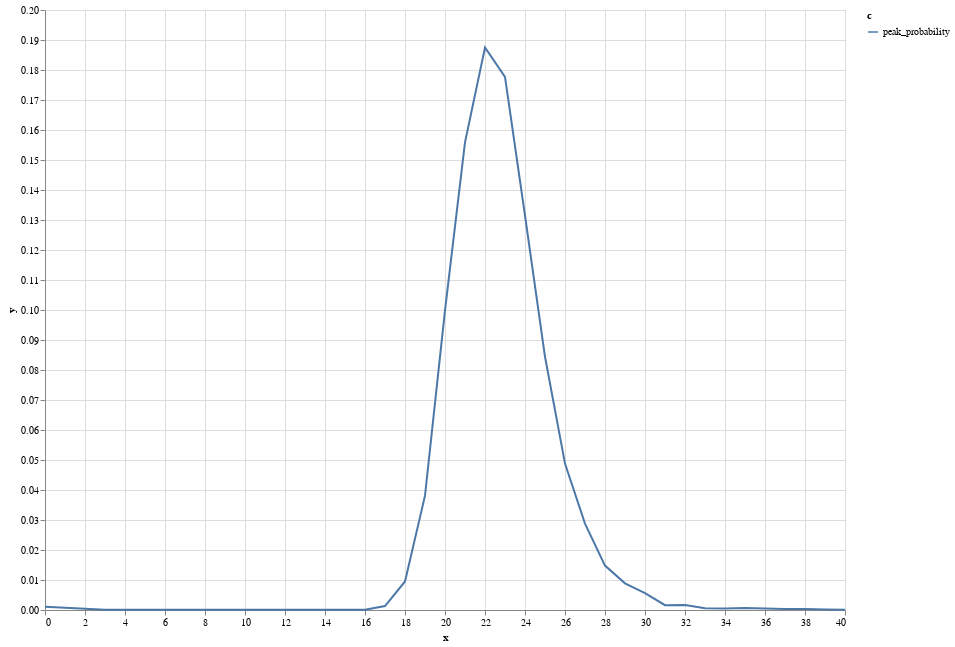

Notebook source saved alongside this figure:
### Markdown cell above
Running this produces a data series we can plot:

### Code cell
plot(loadCSV("cpp/runner2_out.csv"), "time")

### Figure 1 — Vega-Lite specification as saved in the notebook (floating-point values rounded to 4 significant figures)
{"$schema": "https://vega.github.io/schema/vega-lite/v4.json", "data": {"values": [{"c": "peak_probability", "x": "0", "y": "0.0011"}, {"c": "peak_probability", "x": "3", "y": "0.0001"}, {"c": "peak_probability", "x": "16", "y": "0.0001"}, {"c": "peak_probability", "x": "17", "y": "0.0013"}, {"c": "peak_probability", "x": "18", "y": "0.0095"}, {"c": "peak_probability", "x": "19", "y": "0.0381"}, {"c": "peak_probability", "x": "20", "y": "0.0999"}, {"c": "peak_probability", "x": "21", "y": "0.1559"}, {"c": "peak_probability", "x": "22", "y": "0.1875"}, {"c": "peak_probability", "x": "23", "y": "0.1777"}, {"c": "peak_probability", "x": "24", "y": "0.1315"}, {"c": "peak_probability", "x": "25", "y": "0.0844"}, {"c": "peak_probability", "x": "26", "y": "0.0488"}, {"c": "peak_probability", "x": "27", "y": "0.0288"}, {"c": "peak_probability", "x": "28", "y": "0.0148"}, {"c": "peak_probability", "x": "29", "y": "0.0089"}, {"c": "peak_probability", "x": "30", "y": "0.0056"}, {"c": "peak_probability", "x": "31", "y": "0.0016"}, {"c": "peak_probability", "x": "32", "y": "0.0017"}, {"c": "peak_probability", "x": "33", "y": "0.0006"}, {"c": "peak_probability", "x": "34", "y": "0.0005"}, {"c": "peak_probability", "x": "35", "y": "0.0007"}, {"c": "peak_probability", "x": "37", "y": "0.0003"}, {"c": "peak_probability", "x": "38", "y": "0.0003"}, {"c": "peak_probability", "x": "39", "y": "0.0002"}, {"c": "peak_probability", "x": "40", "y": "0.0001"}]}, "description": "Plot [TODO: real description]", "encoding": {"color": {"field": "c", "type": "nominal"}, "x": {"field": "x", "type": "quantitative"}, "y": {"field": "y", "type": "quantitative"}}, "height": 600, "mark": "line", "width": 800}
